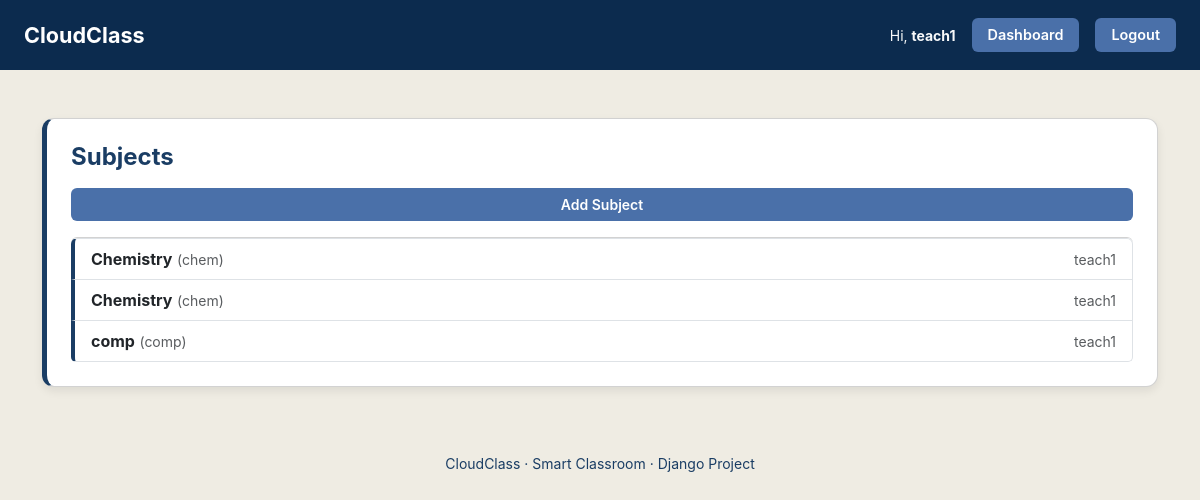
/subjects/ (signed in), run on the app's committed database.
### classroom_app/models.py (models this page shows, shortened)
class User(AbstractUser):
    USER_ROLES = (
        ("student", "Student"),
        ("teacher", "Teacher"),
    )
    role = models.CharField(max_length=10, choices=USER_ROLES, default="student")

class Subject(models.Model):
    name = models.CharField(max_length=100)
    code = models.CharField(max_length=20, blank=True, null=True)
    teacher = models.ForeignKey(
        settings.AUTH_USER_MODEL,
        on_delete=models.SET_NULL,
        null=True,
        blank=True,
        limit_choices_to={"role": "teacher"},
    )

### classroom_app/views.py (the view)
    def wrapper(request, *args, **kwargs):
        if not request.user.is_authenticated or request.user.role != "teacher":
            return render(request, "403.html", status=403)
        return view(request, *args, **kwargs)

### classroom_app/views.py (called while the page is built)
def teacher_required(view):
    def wrapper(request, *args, **kwargs):
        if not request.user.is_authenticated or request.user.role != "teacher":
            return render(request, "403.html", status=403)
        return view(request, *args, **kwargs)
    wrapper.__name__ = view.__name__
    return wrapper

@login_required
@teacher_required
def subject_list(request):
    subjects = Subject.objects.filter(teacher=request.user)
    return render(
        request,
        "classroom_app/subject_list.html",
        {"subjects": subjects},
    )

### templates/classroom_app/subject_list.html
{% extends "base.html" %}
{% block content %}
<div class="card p-4 mt-4">
    <h4 class="fw-bold mb-3" style="color: var(--primary-blue);">
        Subjects
    </h4>
    <a class="btn btn-accent btn-sm mb-3" href="{% url 'add_subject' %}">
        Add Subject
    </a>
    <ul class="list-group">
        {% for s in subjects %}
        <li class="list-group-item d-flex justify-content-between align-items-center"
            style="background: var(--white); border-left: 4px solid var(--primary-blue);">
            <div>
                <strong>{{ s.name }}</strong>
                {% if s.code %}
                <small class="text-muted">({{ s.code }})</small>
                {% endif %}
            </div>
            <span class="text-muted small">
                {% if s.teacher %}{{ s.teacher.username }}{% endif %}
            </span>
        </li>
        {% empty %}
        <li class="list-group-item" style="background: var(--white); border-left: 4px solid var(--primary-blue);">
            No subjects found.
        </li>
        {% endfor %}
    </ul>
</div>
{% endblock %}

### templates/base.html (shortened to what this page needs)
<!DOCTYPE html>
<html>
{% load static %}
<head>
    <link href="https://cdn.jsdelivr.net/npm/bootstrap@5.3.0/dist/css/bootstrap.min.css" rel="stylesheet">
    <link rel="stylesheet" href="{% static 'css/style.css' %}">
</head>
<body>
<nav class="navbar navbar-expand-lg custom-navbar px-4">
    <a class="navbar-brand fw-bold" href="{% url 'home' %}">
        CloudClass
    </a>
    <div class="collapse navbar-collapse justify-content-end" id="navbarMenu">
        <ul class="navbar-nav align-items-center gap-3">
            {% if user.is_authenticated %}
            <li class="nav-item text-light small">
                Hi, <strong>{{ user.username }}</strong>
            </li>
            {% if user.role == "teacher" %}
            <li class="nav-item">
                <a class="btn btn-accent btn-sm" href="{% url 'teacher_dashboard' %}">
                    Dashboard
                </a>
            </li>
            {% elif user.role == "student" %}
            <li class="nav-item">
                <a class="btn btn-accent btn-sm" href="{% url 'student_dashboard' %}">
                    Dashboard
                </a>
            </li>
            {% endif %}
            <li class="nav-item">
                <form method="post" action="{% url 'logout' %}" class="m-0">
                    <button class="btn btn-accent btn-sm" type="submit">
                        Logout
                    </button>
                </form>
            </li>
            {% endif %}
        </ul>
    </div>
</nav>
    <div class="container my-5">
        {% block content %}{% endblock %}
    </div>
    <footer class="py-3 text-center" style="color: var(--primary-blue);">
        <small>CloudClass · Smart Classroom · Django Project</small>
    </footer>
</body>
</html>

### static/css/style.css (style rules this page uses)
:root { --primary-blue: #1A3D64; --secondary-blue: #8FABD4; --accent-blue: #4A70A9; --dark-navy: #0C2B4E; --bg-light: #EFECE3; --white: #FFFFFF; --text-dark: #000000; }
body { background: var(--bg-light); font-family: "Inter", sans-serif; color: var(--text-dark); min-height: 100vh; }
.custom-navbar { background: var(--dark-navy); padding: 14px 25px; }
.custom-navbar .navbar-brand { color: white !important; font-size: 1.35rem; font-weight: 700; }
.navbar-nav .nav-item .btn-accent { padding: 6px 16px; font-size: 0.9rem; }
.btn-accent { background: var(--accent-blue); color: var(--white) !important; padding: 6px 14px; font-weight: 600; border-radius: 6px; border: none; }
.card { background: var(--white); padding: 20px; border-radius: 12px; border-left: 5px solid var(--primary-blue); margin-bottom: 25px; box-shadow: 0 4px 10px rgba(0, 0, 0, 0.08); }

### data on the page
User: username "teach1"
Subject: name "Chemistry", code "chem", teacher.username "teach1"
Subject: name "Chemistry", code "chem", teacher.username "teach1"
Subject: name "comp", code "comp", teacher.username "teach1"
